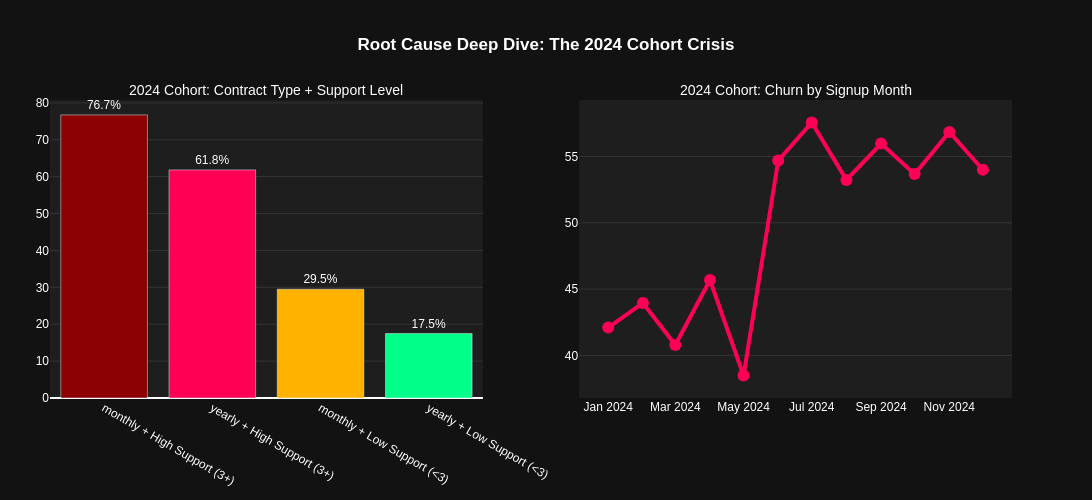

Notebook source saved alongside this figure:
### Code cell
# VISUALIZATION: THE EVIDENCE BOARD
fig = make_subplots(
    rows=1, cols=2,
    subplot_titles=("2024 Cohort: Contract Type + Support Level", "2024 Cohort: Churn by Signup Month")
)

# Chart 1: The Double Whammy
fig.add_trace(
    go.Bar(
        x=combo_churn['Segment'],
        y=combo_churn['churn_rate_%'],
        marker_color=['#8B0000', '#FF0055', '#FFB300', '#00FF88'], 
        text=combo_churn['churn_rate_%'],
        texttemplate='%{text:.1f}%',
        textposition='outside'
    ),
    row=1, col=1
)

# Chart 2: The Monthly Trigger
fig.add_trace(
    go.Scatter(
        x=monthly_churn['signup_month'],
        y=monthly_churn['churn_rate_%'],
        mode='lines+markers',
        line=dict(color='#FF0055', width=4),
        marker=dict(size=12)
    ),
    row=1, col=2
)

fig.update_layout(
    title_text="<b>Root Cause Deep Dive: The 2024 Cohort Crisis</b>",
    title_x=0.5,
    height=500,
    width=1100,
    showlegend=False,
    plot_bgcolor='#1e1e1e',
    paper_bgcolor='#121212',
    font=dict(family="Arial", size=12, color="#FFFFFF"),
    margin=dict(t=100, b=50, l=50, r=50)
)

fig.update_xaxes(showgrid=False, tickfont=dict(color='#FFFFFF'))
fig.update_yaxes(showgrid=True, gridcolor='#333333', tickfont=dict(color='#FFFFFF'))

for annotation in fig.layout.annotations:
    annotation.font.color = '#FFFFFF'
    annotation.font.size = 14

fig.show()

### Figure 1 — Plotly figure (JSON) as saved in the notebook; plotly's stock layout.template omitted (floating-point values rounded to 4 significant figures)
{"data": [{"marker": {"color": ["#8B0000", "#FF0055", "#FFB300", "#00FF88"]}, "text": [76.73, 61.82, 29.49, 17.47], "textposition": "outside", "texttemplate": "%{text:.1f}%", "type": "bar", "x": ["monthly + High Support (3+)", "yearly + High Support (3+)", "monthly + Low Support (<3)", "yearly + Low Support (<3)"], "xaxis": "x", "y": [76.73, 61.82, 29.49, 17.47], "yaxis": "y"}, {"line": {"color": "#FF0055", "width": 4}, "marker": {"size": 12}, "mode": "lines+markers", "type": "scatter", "x": ["2024-01", "2024-02", "2024-03", "2024-04", "2024-05", "2024-06", "2024-07", "2024-08", "2024-09", "2024-10", "2024-11", "2024-12"], "xaxis": "x2", "y": [42.11, 43.96, 40.78, 45.69, 38.48, 54.69, 57.57, 53.23, 55.97, 53.67, 56.85, 54.0], "yaxis": "y2"}], "layout": {"annotations": [{"font": {"color": "#FFFFFF", "size": 14}, "showarrow": false, "text": "2024 Cohort: Contract Type + Support Level", "x": 0.225, "xanchor": "center", "xref": "paper", "y": 1, "yanchor": "bottom", "yref": "paper"}, {"font": {"color": "#FFFFFF", "size": 14}, "showarrow": false, "text": "2024 Cohort: Churn by Signup Month", "x": 0.775, "xanchor": "center", "xref": "paper", "y": 1, "yanchor": "bottom", "yref": "paper"}], "font": {"color": "#FFFFFF", "family": "Arial", "size": 12}, "height": 500, "margin": {"b": 50, "l": 50, "r": 50, "t": 100}, "paper_bgcolor": "#121212", "plot_bgcolor": "#1e1e1e", "showlegend": false, "title": {"text": "<b>Root Cause Deep Dive: The 2024 Cohort Crisis</b>", "x": 0.5}, "width": 1100, "xaxis": {"anchor": "y", "domain": [0, 0.45], "showgrid": false, "tickfont": {"color": "#FFFFFF"}}, "xaxis2": {"anchor": "y2", "domain": [0.55, 1], "showgrid": false, "tickfont": {"color": "#FFFFFF"}}, "yaxis": {"anchor": "x", "domain": [0, 1], "gridcolor": "#333333", "showgrid": true, "tickfont": {"color": "#FFFFFF"}}, "yaxis2": {"anchor": "x2", "domain": [0, 1], "gridcolor": "#333333", "showgrid": true, "tickfont": {"color": "#FFFFFF"}}}}
